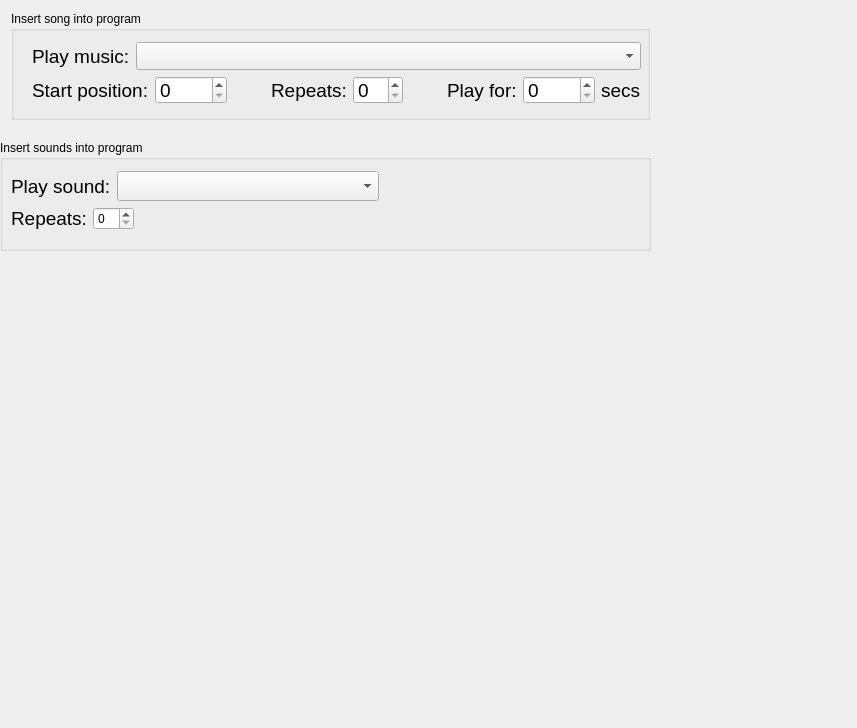
<?xml version="1.0" encoding="UTF-8"?>
<ui version="4.0">
 <class>Dialog</class>
 <widget class="QDialog" name="Dialog">
  <property name="geometry">
   <rect>
    <x>0</x>
    <y>0</y>
    <width>857</width>
    <height>728</height>
   </rect>
  </property>
  <property name="windowTitle">
   <string>Dialog</string>
  </property>
  <widget class="QWidget" name="verticalLayoutWidget_2">
   <property name="geometry">
    <rect>
     <x>0</x>
     <y>0</y>
     <width>661</width>
     <height>131</height>
    </rect>
   </property>
   <layout class="QVBoxLayout" name="outermostVBox">
    <item>
     <widget class="QGroupBox" name="insertSongGroupBox">
      <property name="title">
       <string>Insert song into program</string>
      </property>
      <widget class="QWidget" name="verticalLayoutWidget">
       <property name="geometry">
        <rect>
         <x>10</x>
         <y>20</y>
         <width>631</width>
         <height>84</height>
        </rect>
       </property>
       <layout class="QVBoxLayout" name="verticalLayout">
        <item>
         <layout class="QHBoxLayout" name="horizontalLayout">
          <item>
           <widget class="QLabel" name="playLabel">
            <property name="font">
             <font>
              <pointsize>14</pointsize>
             </font>
            </property>
            <property name="text">
             <string>Play music:</string>
            </property>
           </widget>
          </item>
          <item>
           <widget class="QComboBox" name="songSelectComboBox">
            <property name="sizePolicy">
             <sizepolicy hsizetype="MinimumExpanding" vsizetype="Fixed">
              <horstretch>0</horstretch>
              <verstretch>0</verstretch>
             </sizepolicy>
            </property>
            <property name="font">
             <font>
              <pointsize>14</pointsize>
             </font>
            </property>
           </widget>
          </item>
         </layout>
        </item>
        <item>
         <layout class="QHBoxLayout" name="horizontalLayout_2">
          <item>
           <widget class="QLabel" name="startPositionLabel">
            <property name="font">
             <font>
              <pointsize>14</pointsize>
             </font>
            </property>
            <property name="text">
             <string>Start position:</string>
            </property>
           </widget>
          </item>
          <item>
           <widget class="QSpinBox" name="startPosSpinbox">
            <property name="maximumSize">
             <size>
              <width>16777215</width>
              <height>16777213</height>
             </size>
            </property>
            <property name="font">
             <font>
              <pointsize>14</pointsize>
             </font>
            </property>
            <property name="maximum">
             <number>3600</number>
            </property>
           </widget>
          </item>
          <item>
           <spacer name="horizontalSpacer">
            <property name="orientation">
             <enum>Qt::Horizontal</enum>
            </property>
            <property name="sizeHint" stdset="0">
             <size>
              <width>40</width>
              <height>20</height>
             </size>
            </property>
           </spacer>
          </item>
          <item>
           <layout class="QHBoxLayout" name="horizontalLayout_3">
            <item>
             <widget class="QLabel" name="repeatsLabel">
              <property name="font">
               <font>
                <pointsize>14</pointsize>
               </font>
              </property>
              <property name="text">
               <string>Repeats:</string>
              </property>
             </widget>
            </item>
            <item>
             <widget class="QSpinBox" name="repeatsSpinbox">
              <property name="font">
               <font>
                <pointsize>14</pointsize>
               </font>
              </property>
             </widget>
            </item>
            <item>
             <spacer name="horizontalSpacer_2">
              <property name="orientation">
               <enum>Qt::Horizontal</enum>
              </property>
              <property name="sizeHint" stdset="0">
               <size>
                <width>40</width>
                <height>20</height>
               </size>
              </property>
             </spacer>
            </item>
            <item>
             <widget class="QLabel" name="playForLabel">
              <property name="font">
               <font>
                <pointsize>14</pointsize>
               </font>
              </property>
              <property name="text">
               <string>Play for:</string>
              </property>
             </widget>
            </item>
            <item>
             <widget class="QSpinBox" name="playForSpinbox">
              <property name="font">
               <font>
                <pointsize>14</pointsize>
               </font>
              </property>
              <property name="maximum">
               <number>3600</number>
              </property>
             </widget>
            </item>
            <item>
             <widget class="QLabel" name="label">
              <property name="font">
               <font>
                <pointsize>14</pointsize>
               </font>
              </property>
              <property name="text">
               <string>secs</string>
              </property>
             </widget>
            </item>
           </layout>
          </item>
         </layout>
        </item>
        <item>
         <spacer name="verticalSpacer">
          <property name="orientation">
           <enum>Qt::Vertical</enum>
          </property>
          <property name="sizeHint" stdset="0">
           <size>
            <width>20</width>
            <height>40</height>
           </size>
          </property>
         </spacer>
        </item>
       </layout>
      </widget>
      <zorder>verticalLayoutWidget</zorder>
      <zorder>horizontalLayoutWidget_2</zorder>
     </widget>
    </item>
   </layout>
  </widget>
  <widget class="QGroupBox" name="groupBox_2">
   <property name="geometry">
    <rect>
     <x>0</x>
     <y>140</y>
     <width>651</width>
     <height>111</height>
    </rect>
   </property>
   <property name="title">
    <string>Insert sounds into program</string>
   </property>
   <widget class="QWidget" name="verticalLayoutWidget_3">
    <property name="geometry">
     <rect>
      <x>0</x>
      <y>20</y>
      <width>651</width>
      <height>81</height>
     </rect>
    </property>
    <layout class="QVBoxLayout" name="verticalLayout_2">
     <item>
      <layout class="QHBoxLayout" name="horizontalLayout_4">
       <item>
        <widget class="QLabel" name="playSoundLabel">
         <property name="font">
          <font>
           <pointsize>14</pointsize>
          </font>
         </property>
         <property name="text">
          <string>Play sound:</string>
         </property>
        </widget>
       </item>
       <item>
        <widget class="QComboBox" name="soundSelectComboBox">
         <property name="sizePolicy">
          <sizepolicy hsizetype="MinimumExpanding" vsizetype="Fixed">
           <horstretch>0</horstretch>
           <verstretch>0</verstretch>
          </sizepolicy>
         </property>
         <property name="font">
          <font>
           <pointsize>14</pointsize>
          </font>
         </property>
        </widget>
       </item>
       <item>
        <spacer name="horizontalSpacer_3">
         <property name="orientation">
          <enum>Qt::Horizontal</enum>
         </property>
         <property name="sizeHint" stdset="0">
          <size>
           <width>40</width>
           <height>20</height>
          </size>
         </property>
        </spacer>
       </item>
      </layout>
     </item>
     <item>
      <layout class="QHBoxLayout" name="horizontalLayout_5">
       <item>
        <widget class="QLabel" name="soundRepeatsLabel">
         <property name="font">
          <font>
           <pointsize>14</pointsize>
          </font>
         </property>
         <property name="text">
          <string>Repeats:</string>
         </property>
        </widget>
       </item>
       <item>
        <widget class="QSpinBox" name="soundRepeatsSpinBox"/>
       </item>
       <item>
        <spacer name="horizontalSpacer_4">
         <property name="orientation">
          <enum>Qt::Horizontal</enum>
         </property>
         <property name="sizeHint" stdset="0">
          <size>
           <width>40</width>
           <height>20</height>
          </size>
         </property>
        </spacer>
       </item>
      </layout>
     </item>
    </layout>
   </widget>
  </widget>
  <zorder>verticalLayoutWidget_2</zorder>
  <zorder>insertSongGroupBox</zorder>
  <zorder>groupBox_2</zorder>
 </widget>
 <layoutdefault spacing="6" margin="11"/>
 <resources/>
 <connections/>
</ui>
